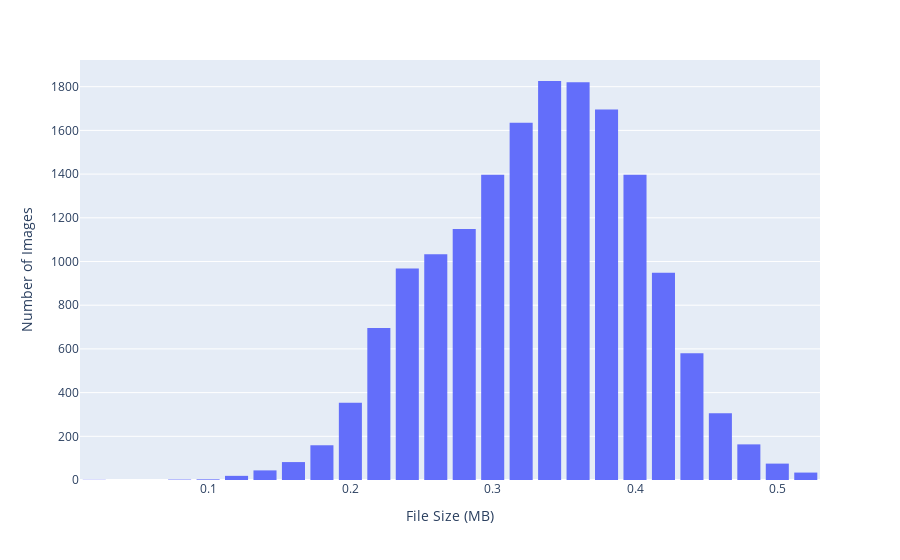

The cell this chart's notebook holds for it:
### Markdown cell above
initilization of path following the github directories structure

### Code cell
import os
import cv2

# Path to the working directory
#path_to_main_directory = os.path.join(os.getcwd(), 'data')
path_to_main_directory =  os.path.join(os.path.dirname(os.path.dirname(os.path.join(os.getcwd()))), 'dataset','ai4mars-dataset-merged-0.3')
path_to_images = os.path.join(path_to_main_directory, 'images')
path_to_label = os.path.join(path_to_main_directory, 'labels')

path_to_label_train = os.path.join(path_to_label,'train')
path_to_label_test = os.path.join(path_to_label,'test')

print(path_to_images)
#images = extractImg(path_to_imge_train)
dic1 = getandprintNumberofImges(path_to_images)
dic2 = getandprintNumberofImges(path_to_label_train,"label_")
dic3 = getandprintNumberofImges(path_to_label_test,"label_")

#create a nwe dic combining the 3 dic
dic = {**dic1, **dic2, **dic3}
print(dic)

def plot_size(path):
    # List to store file sizes
    sizes = []

    # Iterate over each file in the root directory and its subdirectories
    for dirpath, _, filenames in os.walk(path):
        for filename in filenames:
            # Get the full path of the file
            file_path = os.path.join(dirpath, filename)
            # Get the file size in bytes
            if file_path.lower().endswith(('.png', '.jpg', '.jpeg')):
                file_size = os.path.getsize(file_path)
            # Convert file size to MB and add to the list
            sizes.append(file_size / 1_000_000)
    #create a plot with plotly
    fig = px.histogram(x=sizes, nbins=40, labels={'x': 'File Size (MB)', 'y': 'Number of Images'})
    # Customize the plot
    fig.update_layout(
        xaxis_title="File Size (MB)",
        yaxis_title="Number of Images",
        showlegend=False,
        bargap=0.1,
        bargroupgap=0.1
    )
    fig.show()
    mean_size_MB = np.mean(sizes)
    std_size_MB = np.std(sizes)
    print(f"Mean file size: {mean_size_MB:.2f} MB")
    print(f"Standard deviation of file size: {std_size_MB:.2f} MB")
    return mean_size_MB, std_size_MB
        
plot_size(path_to_images)

def get_color(path, RGB = False, res = False):
    color_distributions = []
    resolutions = []

    # Iterate over each image file in each subdirectory
    for dirpath, dirnames, filenames in os.walk(path):
        for filename in filenames:
            if filename.lower().endswith(('.png', '.jpg', '.jpeg')):
                # Load the image file using OpenCV
                img_path = os.path.join(dirpath, filename)
                if RGB:
                    img = cv2.imread(img_path)
                else:
                    img = cv2.imread(img_path, cv2.IMREAD_GRAYSCALE)
                # Extract the color distribution of the image
                color_distribution = np.bincount(img.flatten(), minlength=256)
                if len(color_distribution) > 256:
                    raise ValueError(f"The color distribution of the image is too long : len = {len(color_distribution)}")
                color_distributions.append(color_distribution)

                            # Extract the resolution of the image
                resolution = img.shape[:2]
                resolutions.append(resolution)

                
    color_distributions = np.array(color_distributions)
    mean_color_distribution = np.mean(color_distributions, axis=0)
    sum_color_distribution = np.sum(color_distributions, axis=0)

    print(color_distributions)

    # Create a bar chart of the mean color distribution
    fig = go.Figure(
        go.Bar(x=np.arange(256), y=mean_color_distribution, name="Mean Color Distribution")
    )

    # Set the title and axis labels
    fig.update_layout(
        title="Mean Pixel Distribution of images",
        xaxis_title="Pixel Value",
        yaxis_title="Number of Pixels"
    )

    # Show the plot
    fig.show()

    if res :
        return color_distributions,mean_color_distribution,sum_color_distribution, resolutions
    else:
        return color_distributions,mean_color_distribution,sum_color_distribution

### Figure 1 — Plotly figure (JSON) as saved in the notebook; plotly's stock layout.template omitted (floating-point values rounded to 4 significant figures; data arrays with more than 128 entries replaced by an {"elided": "..."} marker saying what was removed)
{"data": [{"alignmentgroup": "True", "bingroup": "x", "hovertemplate": "File Size (MB)=%{x}<br>count=%{y}<extra></extra>", "legendgroup": "", "marker": {"color": "#636efa", "pattern": {"shape": ""}}, "name": "", "nbinsx": 40, "offsetgroup": "", "orientation": "v", "showlegend": false, "type": "histogram", "x": {"elided": "16386 float values"}, "xaxis": "x", "yaxis": "y"}], "layout": {"bargap": 0.1, "bargroupgap": 0.1, "barmode": "relative", "legend": {"tracegroupgap": 0}, "margin": {"t": 60}, "showlegend": false, "xaxis": {"anchor": "y", "domain": [0, 1], "title": {"text": "File Size (MB)"}}, "yaxis": {"anchor": "x", "domain": [0, 1], "title": {"text": "Number of Images"}}}}
